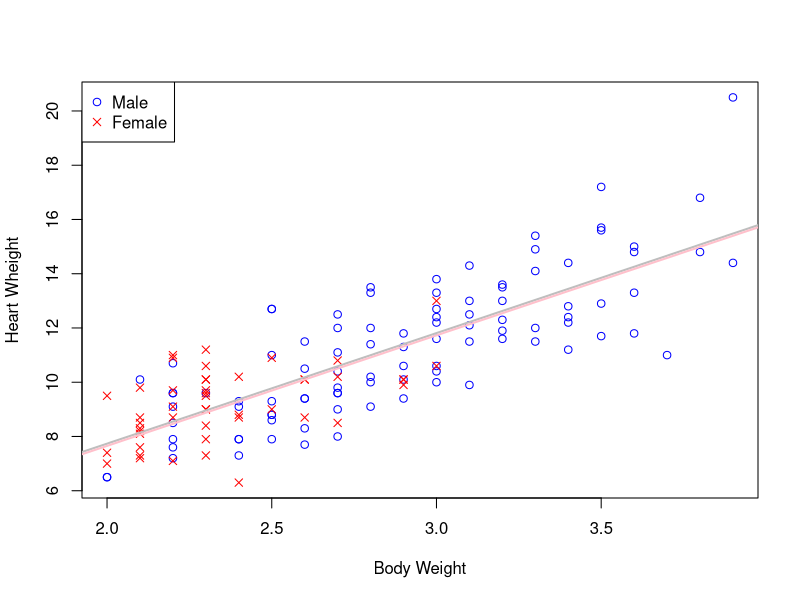
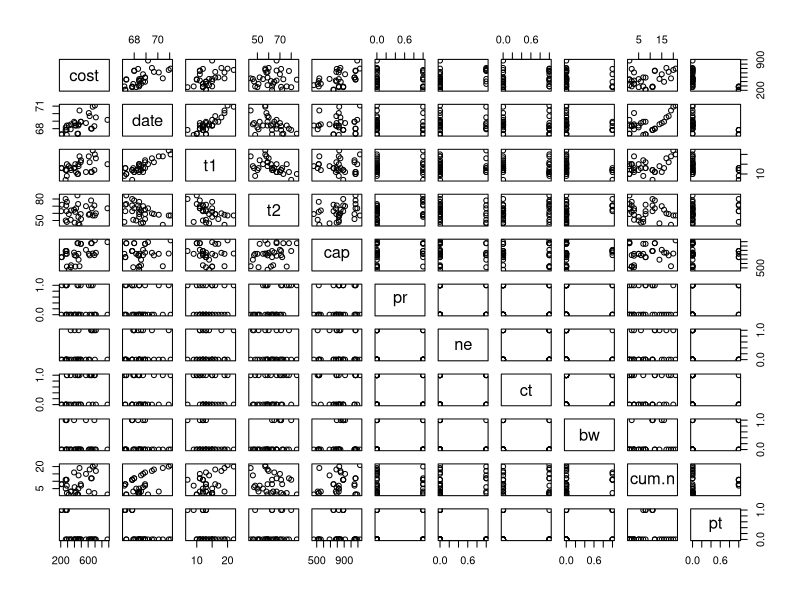
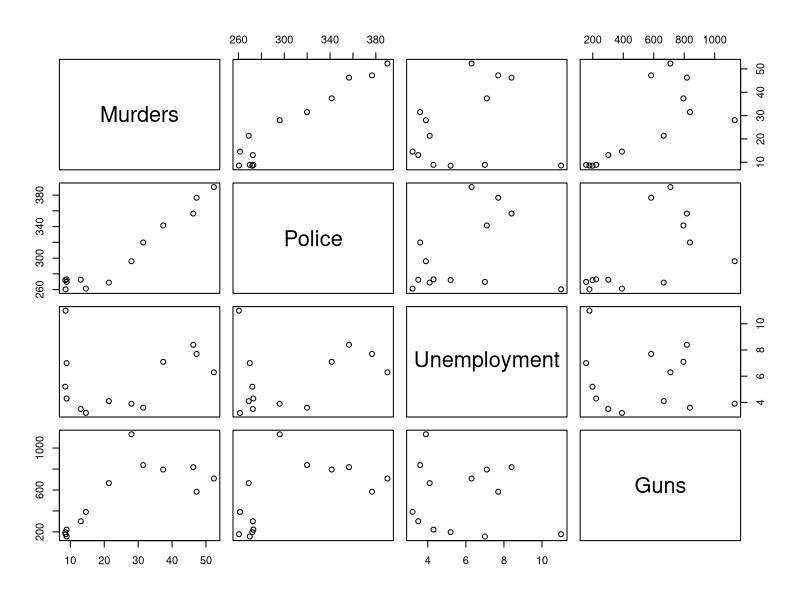

Here is the R script that generated these plots, in order:
library("MASS")
head(cats)
?cats
#a ----

plot(cats$Hwt ~ cats$Bwt,
     typ = "n",
     xlab = "Body Weight",
     ylab = "Heart Wheight")
points(cats$Hwt[cats$Sex == "M"] ~ cats$Bwt[cats$Sex == "M"],
       col = "Blue")
points(cats$Hwt[cats$Sex == "F"] ~ cats$Bwt[cats$Sex == "F"],
       col = "red", pch = 4)
legend(
      "topleft",
      legend = c("Male", "Female"),
      col = c("Blue", "red"),
      pch = c(1, 4)
)

#b ----
fitcats <- lm(Hwt ~ Bwt + Sex, data = cats)
summary(lm(cats$Hwt ~ cats$Bwt))

#i
#the Equation is: y = -0.4149 + 4.0758*Bwt - 0.0821*SexM
#there is a good statistic relevance to the BWT with Pvalue being small, but
#there is not statistic relevance for the sex, as the pvalue is too small.
#this states that only one of them are relevant for the fit model.

#ii
#The coefficient of determination is 0.6468. It affirms that 65% of the variation
# of the Hwt can be explained by the model.even if it includes a not statistical
#relevant predictor variable in the model. 

#c ----

predict(fitcats,
        newdata = data.frame(Bwt = (3.4), Sex = ("F")),
        interval = "prediction")

#d ----
catcoef <- coef(fitcats)
abline(catcoef[1], catcoef[2], col = "grey", lwd = 2)
abline(catcoef[1] + catcoef[3], catcoef[2], col = "pink", lwd = 2)
#The lines follows the coeficient of the Summary, Sex is not changing the
#prediction relevance.
#Second Part ----

library("boot")
?nuclear

#e ----
pairs(nuclear)

#f ----
nucfit <- lm(cost ~ t1 + t2, data = nuclear)
summary(nucfit)
#coef are:    -242.146+ 29.908*t1+ 4.689*t2
# sign are:   0.37373    0.00262    0.12224

#g ----

nucfit2 <- lm(cost ~ t1 + t2 + date, data = nuclear)
summary(nucfit2)
#now the coefficient have changed and the most relevant by then, is the least
#relevant now. It appears the year the construction was issue is more relevant
# then the T1 and T2 variables.
#coef are:         -9232.833 -5.918*t1 +4639*t2 +138.324*date
#significance:     0.00434    0.68176   0.08535   0.00519

#h ----

nucfit3 <- lm(cost ~ date + cap + ne, data = nuclear)
summary(nucfit3)
#Equation is: -6458.3889006 +95.4385587*date + 0.4157157*cap + 126.1287688*ne
confint(nucfit3)
#All intervals exclude the 0 value. reflecting the variables significance.

#Third Part ----
security<-data.frame(Murders=c(8.6,8.9,8.52,8.89,13.07,14.57,21.36,28.03,31.49,37.39,46.26,47.24,52.33),
                     Police=c(260.35,269.8,272.04,272.96,272.51,261.26,268.89,295.99,319.87,341.43,356.59,376.69,390.19),
                     Unemployment=c(11,7,5.2,4.3,3.5,3.2,4.1,3.9,3.6,7.1,8.4,7.7,6.3),
                     Guns=c(178.15,156.41,198.02,222.10,301.92,391.22,665.56,1131.21,837.6,794.9,817.74,583.17,709.59))
security
#i ----
pairs(security)
# the Police variable has the most strongly related to the murder rate

#j ----
secfit<-lm(Murders~Police+Unemployment+Guns,data=security)
summary(secfit)
#It is not reasonable to state that all relationshipps between response and 
#predictors are casual. We can see that Guns also presents a strong statistical 
# evidence of relationship with murders.
#k ----
secfit2<-lm(Murders~Police+Guns,data=security)
summary(secfit2)
#Removing the unemployment predictor variable there is a much better statistical
#relation between the predictors and the answer. But hte model keeps having a 
#great prediction capability.

#l ----
predict.lm(
      secfit2,
      newdata = data.frame(Police = 300, Guns = c(500, 0)),
      interval = "confidence",
      level = 0.99
)
